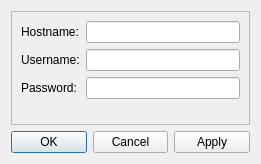
<?xml version="1.0" encoding="UTF-8"?>
<ui version="4.0">
 <class>SqlConfig</class>
 <widget class="QDialog" name="SqlConfig">
  <property name="geometry">
   <rect>
    <x>0</x>
    <y>0</y>
    <width>261</width>
    <height>164</height>
   </rect>
  </property>
  <property name="minimumSize">
   <size>
    <width>261</width>
    <height>164</height>
   </size>
  </property>
  <property name="maximumSize">
   <size>
    <width>448</width>
    <height>164</height>
   </size>
  </property>
  <property name="windowTitle">
   <string>SQL Configuration</string>
  </property>
  <layout class="QVBoxLayout" name="verticalLayout">
   <item>
    <widget class="QFrame" name="frame">
     <property name="frameShape">
      <enum>QFrame::StyledPanel</enum>
     </property>
     <property name="frameShadow">
      <enum>QFrame::Raised</enum>
     </property>
     <layout class="QFormLayout" name="formLayout">
      <property name="fieldGrowthPolicy">
       <enum>QFormLayout::AllNonFixedFieldsGrow</enum>
      </property>
      <item row="0" column="0">
       <widget class="QLabel" name="label">
        <property name="text">
         <string>Hostname:</string>
        </property>
       </widget>
      </item>
      <item row="0" column="1">
       <widget class="QLineEdit" name="hostname"/>
      </item>
      <item row="1" column="0">
       <widget class="QLabel" name="label_3">
        <property name="text">
         <string>Username:</string>
        </property>
       </widget>
      </item>
      <item row="1" column="1">
       <widget class="QLineEdit" name="username"/>
      </item>
      <item row="2" column="0">
       <widget class="QLabel" name="label_4">
        <property name="text">
         <string>Password:</string>
        </property>
       </widget>
      </item>
      <item row="2" column="1">
       <widget class="QLineEdit" name="password">
        <property name="echoMode">
         <enum>QLineEdit::Password</enum>
        </property>
       </widget>
      </item>
     </layout>
    </widget>
   </item>
   <item>
    <widget class="QDialogButtonBox" name="buttonBox">
     <property name="orientation">
      <enum>Qt::Horizontal</enum>
     </property>
     <property name="standardButtons">
      <set>QDialogButtonBox::Apply|QDialogButtonBox::Cancel|QDialogButtonBox::Ok</set>
     </property>
    </widget>
   </item>
  </layout>
 </widget>
 <resources/>
 <connections>
  <connection>
   <sender>buttonBox</sender>
   <signal>accepted()</signal>
   <receiver>SqlConfig</receiver>
   <slot>accept()</slot>
   <hints>
    <hint type="sourcelabel">
     <x>251</x>
     <y>154</y>
    </hint>
    <hint type="destinationlabel">
     <x>157</x>
     <y>274</y>
    </hint>
   </hints>
  </connection>
  <connection>
   <sender>buttonBox</sender>
   <signal>rejected()</signal>
   <receiver>SqlConfig</receiver>
   <slot>reject()</slot>
   <hints>
    <hint type="sourcelabel">
     <x>251</x>
     <y>154</y>
    </hint>
    <hint type="destinationlabel">
     <x>286</x>
     <y>274</y>
    </hint>
   </hints>
  </connection>
 </connections>
</ui>
